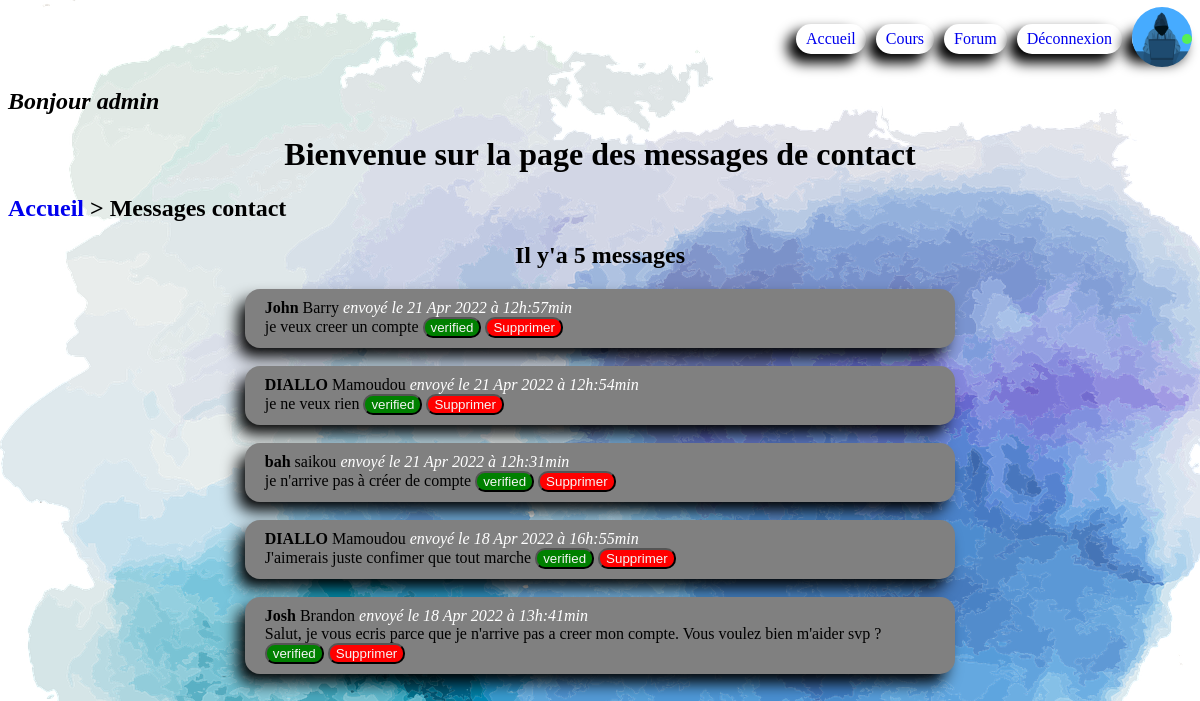
The app's page /index.php?location=signal (signed in) with its own data.
### tables this page shows
CREATE TABLE `messages` (
  `id` int NOT NULL,
  `firstName` varchar(255) NOT NULL,
  `lastName` varchar(255) NOT NULL,
  `email` varchar(255) NOT NULL,
  `username` varchar(255) NOT NULL,
  `message_date` datetime NOT NULL DEFAULT CURRENT_TIMESTAMP,
  `messages` text NOT NULL,
  `status_` varchar(50) NOT NULL DEFAULT 'not_verified'
);

### Controller/controller.php (called while the page is built, shortened)
<?php
require("Model/model.php");
function signal()
{
    $signal= allMessages();
    $total= totalMessage();
    require('View/signal.php');
}

### Model/model.php (called while the page is built, shortened)
<?php
function dataBaseConnexion()
{
    try
    {
        $data_base= new PDO('mysql:host=localhost;dbname=WebProject;charset=utf8', 'root', 'Moud1997@');
        return $data_base;
    }
    catch(Exception $e)
    {
        die("Erreur : ".$e->getMessage());
    }
}
function allMessages()
{
    $data_base= dataBaseConnexion();
    $message= $data_base->query('SELECT id, username, email, status_, firstName, lastName, messages , DATE_FORMAT(message_date, \'%d %b %Y à %Hh:%imin\') AS date_ FROM messages ORDER BY id desc');
    $message->execute();
    return $message;
}
function totalMessage()
{
    $data_base= dataBaseConnexion();
    $number= $data_base->prepare("SELECT COUNT(*) AS total FROM messages");
    $number->execute();
    $total= $number->fetch();
    return $total;
}

### View/signal.php (the view, shortened to what this page needs)
<!DOCTYPE html>
<html lang="en">
<head>
    <link rel="stylesheet" href="Public/CSS/menu.css?ts=<?=time()?>">
    <link rel="stylesheet" href="Public/CSS/signal.css?ts=<?=time()?>">
</head>
<body>
    <?php require('headerAdmin.php'); ?>
    <?php if(isset($_SESSION['admin_username'])) :?>
        <h2><em>Bonjour <?=$_SESSION['admin_username']?></em></h2>
    <?php endif ?>
    <h1>Bienvenue sur la page des messages de contact</h1>
    <h2><a href="index.php?location=adminHome">Accueil</a> > Messages contact</h2>
    <?php if(isset($total)): ?>
        <h2 class="total">Il y'a <?=$total['total']?> messages</h2>
    <?php endif?>
    <?php if(isset($signal)):?>
        <?php while($data= $signal->fetch()) :?>
            <div class="message">
                <strong><?=$data['firstName']?></strong> <?=$data['lastName']?> <em>envoyé le <?=$data['date_']?></em><br>
                <?=$data['messages']?>
                <?php if($data['status_'] == "not_verified"): ?>
                    <a href="index.php?location=signalUpate&idSignal=<?=$data['id']?>"><button class="not-verified"><?=$data['status_']?></button></a>
                <?php else: ?>
                    <button class="verified"><?=$data['status_']?></button>
                <?php endif?>
                <a href="index.php?location=messageDelete&idMessage=<?=$data['id']?>"><button>Supprimer</button></a>
            </div><br>
        <?php endwhile?>
    <?php endif ?>
</body>
</html>

### Public/CSS/menu.css (style rules this page uses)
a { text-decoration: none; }

### Public/CSS/signal.css (style rules this page uses)
body { background: url("../Image/fond5.png"); }
h1, .total { text-align: center; font-family: "Brush Script MT", cursive; }
h2 { font-family: "Brush Script MT", cursive; }
button { background-color: red; color: whitesmoke; border-radius: 10px; cursor: pointer; }
.verified { background-color: green; cursor: default; }
div em { color: rgb(255, 255, 255); }
.message { background-color: gray; padding: 10px 20px; border-radius: 15px; -webkit-box-shadow: -8px 10px 16px -1px #000000; box-shadow: -8px 10px 16px -1px #000000; margin: 0 20%; }

### records on screen
messages: firstName "John", lastName "Barry", date_ "21 Apr 2022 à 12h:57min", messages "je veux creer un compte", status_ "verified"
messages: firstName "DIALLO", lastName "Mamoudou", date_ "21 Apr 2022 à 12h:54min", messages "je ne veux rien", status_ "verified"
messages: firstName "bah", lastName "saikou", date_ "21 Apr 2022 à 12h:31min", messages "je n'arrive pas à créer de compte", status_ "verified"
messages: firstName "DIALLO", lastName "Mamoudou", date_ "18 Apr 2022 à 16h:55min", messages "J'aimerais juste confimer que tout marche", status_ "verified"
messages: firstName "Josh", lastName "Brandon", date_ "18 Apr 2022 à 13h:41min", messages "Salut, je vous ecris parce que je n'arrive pas a creer mon compte. Vous voulez bien m'aider svp ?", status_ "verified"

### other values on screen
$_SESSION['admin_username'] "admin"
$total['total'] "5"
